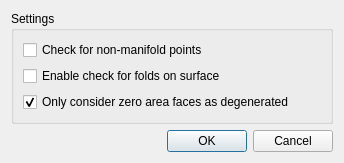
<?xml version="1.0" encoding="UTF-8"?>
<ui version="4.0">
 <class>MeshGui::DlgEvaluateSettings</class>
 <widget class="QDialog" name="MeshGui::DlgEvaluateSettings">
  <property name="geometry">
   <rect>
    <x>0</x>
    <y>0</y>
    <width>344</width>
    <height>149</height>
   </rect>
  </property>
  <property name="windowTitle">
   <string>Evaluation settings</string>
  </property>
  <layout class="QGridLayout" name="gridLayout_2">
   <item row="0" column="0">
    <widget class="QGroupBox" name="groupBox">
     <property name="title">
      <string>Settings</string>
     </property>
     <layout class="QGridLayout" name="gridLayout">
      <item row="0" column="0">
       <widget class="QCheckBox" name="checkNonmanifoldPoints">
        <property name="text">
         <string>Check for non-manifold points</string>
        </property>
       </widget>
      </item>
      <item row="1" column="0">
       <widget class="QCheckBox" name="checkFolds">
        <property name="text">
         <string>Enable check for folds on surface</string>
        </property>
       </widget>
      </item>
      <item row="2" column="0">
       <widget class="QCheckBox" name="checkDegenerated">
        <property name="text">
         <string>Only consider zero area faces as degenerated</string>
        </property>
        <property name="checked">
         <bool>true</bool>
        </property>
       </widget>
      </item>
     </layout>
    </widget>
   </item>
   <item row="1" column="0">
    <spacer name="verticalSpacer">
     <property name="orientation">
      <enum>Qt::Vertical</enum>
     </property>
     <property name="sizeHint" stdset="0">
      <size>
       <width>20</width>
       <height>0</height>
      </size>
     </property>
    </spacer>
   </item>
   <item row="2" column="0">
    <widget class="QDialogButtonBox" name="buttonBox">
     <property name="orientation">
      <enum>Qt::Horizontal</enum>
     </property>
     <property name="standardButtons">
      <set>QDialogButtonBox::Cancel|QDialogButtonBox::Ok</set>
     </property>
    </widget>
   </item>
  </layout>
 </widget>
 <resources/>
 <connections>
  <connection>
   <sender>buttonBox</sender>
   <signal>accepted()</signal>
   <receiver>MeshGui::DlgEvaluateSettings</receiver>
   <slot>accept()</slot>
   <hints>
    <hint type="sourcelabel">
     <x>248</x>
     <y>254</y>
    </hint>
    <hint type="destinationlabel">
     <x>157</x>
     <y>274</y>
    </hint>
   </hints>
  </connection>
  <connection>
   <sender>buttonBox</sender>
   <signal>rejected()</signal>
   <receiver>MeshGui::DlgEvaluateSettings</receiver>
   <slot>reject()</slot>
   <hints>
    <hint type="sourcelabel">
     <x>316</x>
     <y>260</y>
    </hint>
    <hint type="destinationlabel">
     <x>286</x>
     <y>274</y>
    </hint>
   </hints>
  </connection>
 </connections>
</ui>
